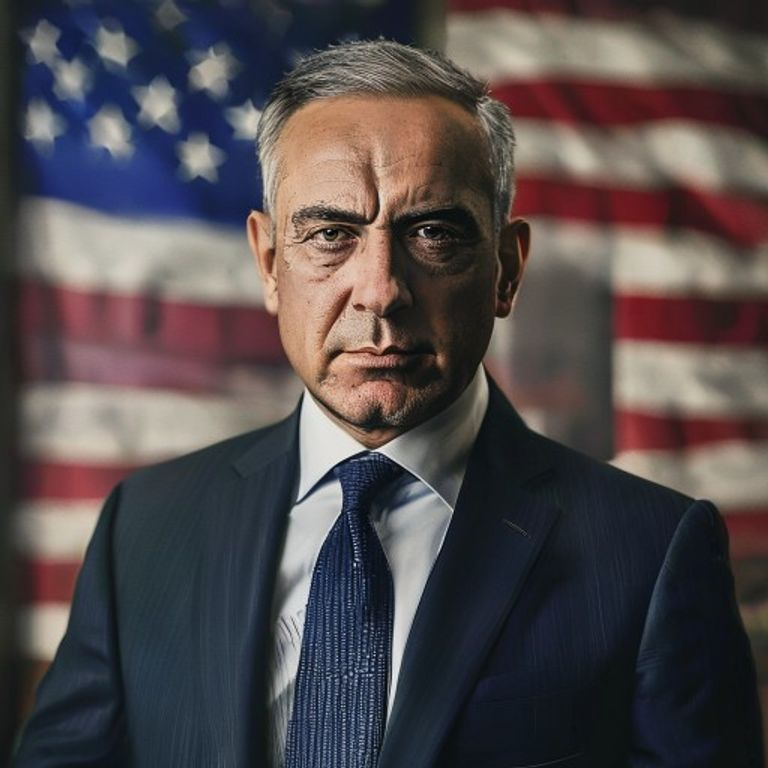
#> input picture news_image.jpg, 768 x 768 px
$ python -i background.py   (imports and definitions only)
#> lines starting #> are read from the running program, lines starting #| are printed output that depends on the picture
from PIL import Image, ImageEnhance, ImageFilter, ImageDraw


def prepare_background(image_path):

#> called with image_path = '../../news_image.jpg'
    img = Image.open(image_path).convert("RGB")
#> img is the input picture: PIL image 768x768 RGB; mean R, G, B 81.5, 74.3, 75.8

    img = img.resize((1080, 1350), Image.LANCZOS)
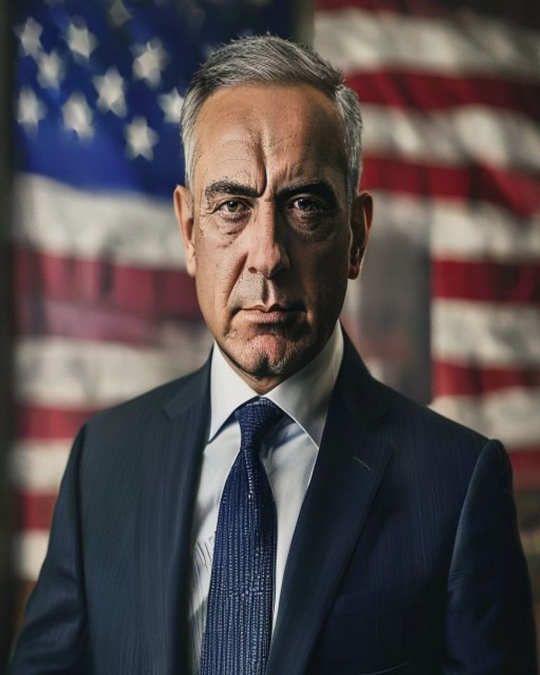
#> img: PIL image 1080x1350 RGB (shown at 1/2 size); mean R, G, B 81.5, 74.3, 75.8

    img = ImageEnhance.Contrast(img).enhance(1.25)
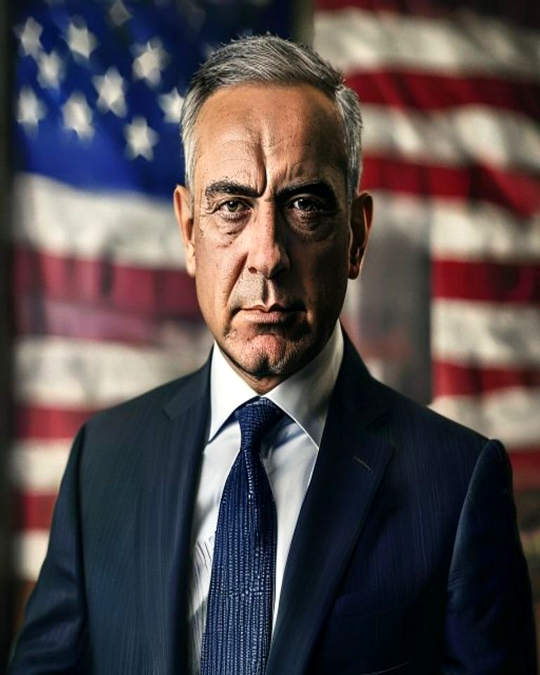
#> img: PIL image 1080x1350 RGB (shown at 1/2 size); mean R, G, B 82.4, 73.2, 75.2
    img = ImageEnhance.Color(img).enhance(1.10)
    img = ImageEnhance.Sharpness(img).enhance(1.15)

    img = img.filter(ImageFilter.GaussianBlur(0.3))

    overlay = Image.new("RGBA", img.size, (0, 0, 0, 0))
#> overlay: PIL image 1080x1350 RGBA; every value is 0
    draw = ImageDraw.Draw(overlay)

    h = img.height
#> h = 1350

    for y in range(h):
        alpha = int(max(0, (y - h * 0.30) / (h * 0.55)) * 255)
        draw.line((0, y, img.width, y), fill=(0, 0, 0, alpha))

    img = Image.alpha_composite(
        img.convert("RGBA"),
        overlay
    ).convert("RGB")
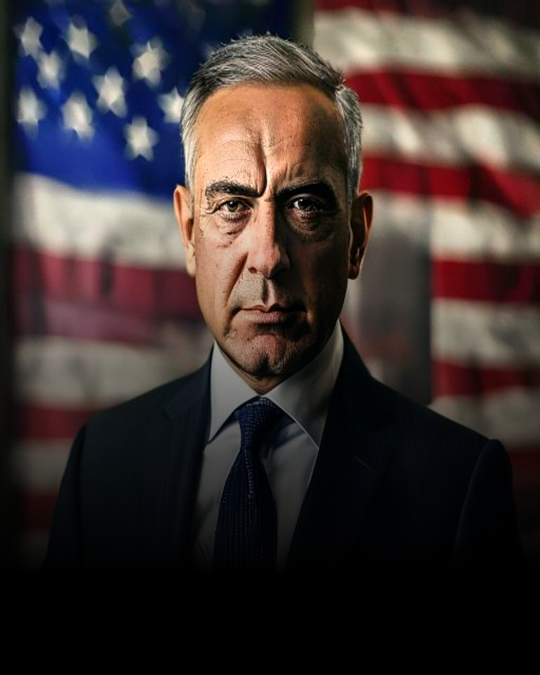
#> img: PIL image 1080x1350 RGB (shown at 1/2 size); mean R, G, B 60, 49.6, 48.8

    return img

>>> result = prepare_background('../../news_image.jpg')
